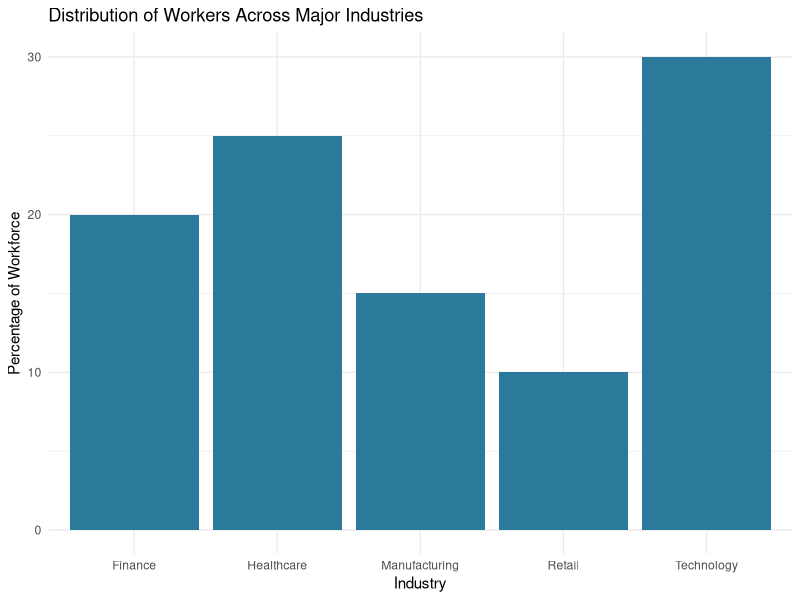

The R source for this figure:
# Load the required library
library(ggplot2)

# Sample data (replace with your actual data)
data <- data.frame(
  Industry = c("Technology", "Healthcare", "Finance", "Manufacturing", "Retail"),
  Percentage = c(30, 25, 20, 15, 10)
)

# Create the bar chart
ggplot(data, aes(x = Industry, y = Percentage)) +
  geom_bar(stat = "identity", fill = "#2b7a9b") +
  labs(title = "Distribution of Workers Across Major Industries",
       x = "Industry",
       y = "Percentage of Workforce") +
  theme_minimal()
